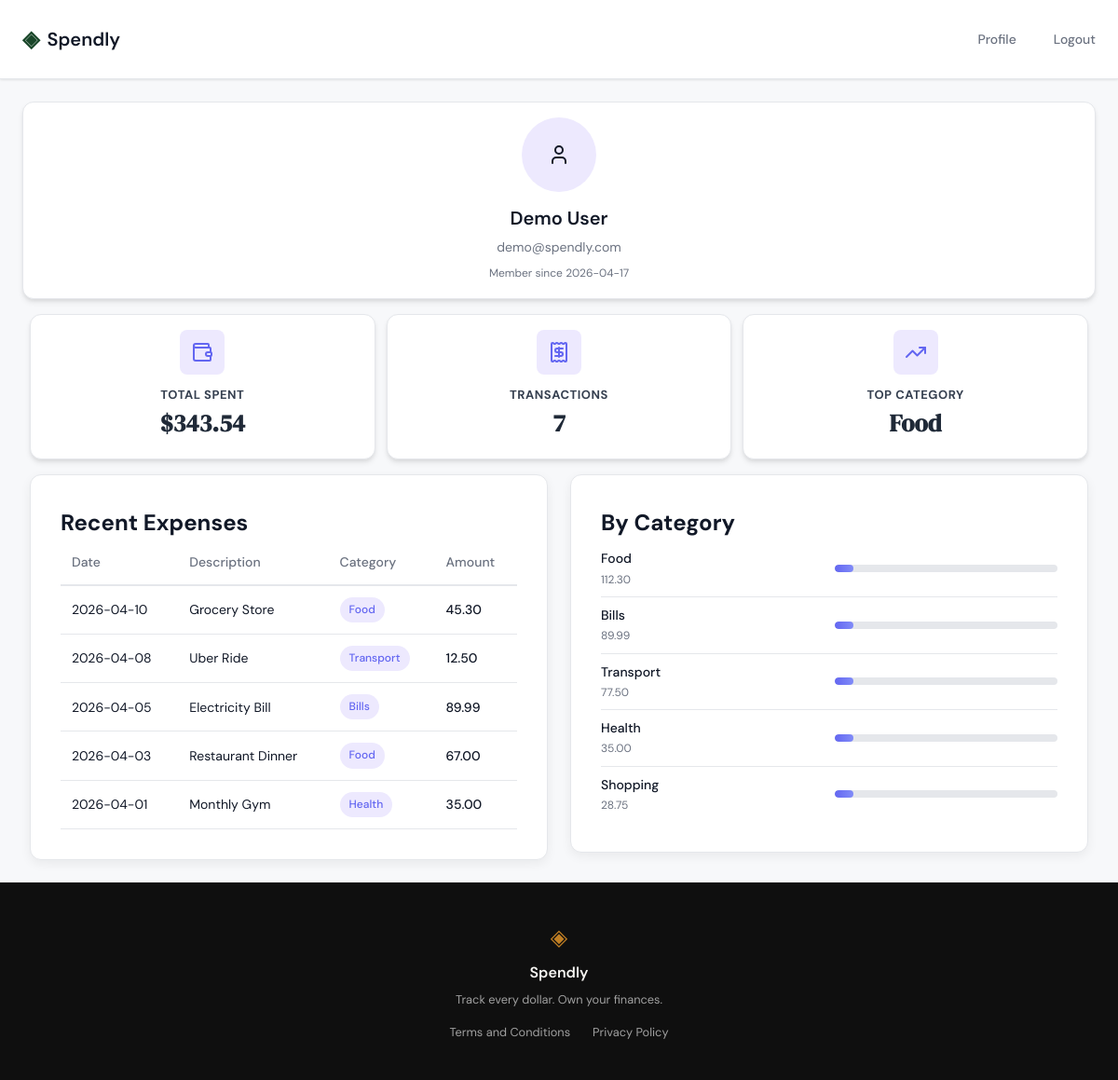
Screenshot of /profile (signed in) with the database file from the repository.
### tables this page shows
CREATE TABLE users (
            id INTEGER PRIMARY KEY AUTOINCREMENT,
            name TEXT NOT NULL,
            email TEXT UNIQUE NOT NULL,
            password_hash TEXT NOT NULL,
            created_at TEXT DEFAULT (datetime('now'))
        );

### app.py (the view)
@app.route("/profile")
def profile():
    if "user_id" not in session:
        flash("Please log in to access this page", "warning")
        return redirect(url_for("login"))
    conn = get_db()
    user = conn.execute(
        "SELECT name, email, created_at FROM users WHERE id = ?",
        (session["user_id"],)
    ).fetchone()
    conn.close()
    expenses = [
        {"date": "2026-04-10", "description": "Grocery Store", "category": "Food", "amount": 45.30},
        {"date": "2026-04-08", "description": "Uber Ride", "category": "Transport", "amount": 12.50},
        {"date": "2026-04-05", "description": "Electricity Bill", "category": "Bills", "amount": 89.99},
        {"date": "2026-04-03", "description": "Restaurant Dinner", "category": "Food", "amount": 67.00},
        {"date": "2026-04-01", "description": "Monthly Gym", "category": "Health", "amount": 35.00},
        {"date": "2026-03-28", "description": "Online Books", "category": "Shopping", "amount": 28.75},
        {"date": "2026-03-25", "description": "Bus Pass", "category": "Transport", "amount": 65.00}
    ]
    total_spent = sum(float(e["amount"]) for e in expenses)
    total_spent_formatted = f"{total_spent:.2f}"
    average = total_spent / len(expenses) if expenses else 0
    average_formatted = f"{average:.2f}"
    from collections import Counter
    category_totals = Counter()
    for e in expenses:
        category_totals[e["category"]] += float(e["amount"])
    if category_totals:
        top_category_entry = category_totals.most_common(1)[0]
        top_category_name = top_category_entry[0]
        top_category_amount = top_category_entry[1]
    else:
        top_category_name = "None"
        top_category_amount = 0
    top_category_formatted = f"{top_category_amount:.2f}"
    recent_expenses = expenses[:5]
    category_breakdown = []
    total_for_percent = total_spent if total_spent > 0 else 1
    for cat, amt in category_totals.most_common():
        category_breakdown.append({
            "name": cat,
            "amount": amt,
            "percentage": round((amt / total_for_percent) * 100, 1)
        })
    return render_template(
        "profile.html",
        user=user,
        expenses=expenses,
        recent_expenses=recent_expenses,
        total_spent=total_spent,
        total_spent_formatted=total_spent_formatted,
        average=round(average, 2),
        average_formatted=average_formatted,
        top_category_name=top_category_name,
        category_breakdown=category_breakdown
    )

### app.py (called while the page is built)
@app.template_filter('currency')
def currency_filter(value):
    try:
        amount = float(value)
        return f"{amount:,.2f}"
    except (ValueError, TypeError):
        return "0.00"

### database/db.py (called while the page is built)
def get_db():
    conn = sqlite3.connect(DB_PATH)
    conn.row_factory = sqlite3.Row
    conn.execute("PRAGMA foreign_keys = ON")
    return conn

### templates/profile.html (shortened to what this page needs)
{% extends "base.html" %}
{% block content %}
<div class="profile-container">
  <aside class="profile-sidebar">
    <div class="profile-avatar">
      <i data-lucide="user"></i>
    </div>
    <h2 class="profile-name">{{ user.name }}</h2>
    <p class="profile-email">{{ user.email }}</p>
    <p class="profile-member-since">Member since {{ user.created_at[:10] }}</p>
  </aside>
  <div class="summary-stats">
    <div class="stat-card">
      <div class="stat-icon">
        <i data-lucide="wallet"></i>
      </div>
      <div class="stat-content">
        <div class="stat-label">Total Spent</div>
        <div class="stat-value">${{ total_spent_formatted }}</div>
      </div>
    </div>
    <div class="stat-card">
      <div class="stat-icon">
        <i data-lucide="receipt"></i>
      </div>
      <div class="stat-content">
        <div class="stat-label">Transactions</div>
        <div class="stat-value">{{ expenses|length }}</div>
      </div>
    </div>
    <div class="stat-card">
      <div class="stat-icon">
        <i data-lucide="trending-up"></i>
      </div>
      <div class="stat-content">
        <div class="stat-label">Top Category</div>
        <div class="stat-value">{{ top_category_name }}</div>
      </div>
    </div>
  </div>
  <main class="profile-main">
    <div class="columns">
      <section class="column" id="recent-expenses">
        <div class="card expense-section">
          <div class="section-header">
            <h2 class="section-title">Recent Expenses</h2>
          </div>
          <div class="table-container">
            <table class="transaction-table">
              <thead>
                <tr>
                  <th>Date</th>
                  <th>Description</th>
                  <th>Category</th>
                  <th>Amount</th>
                </tr>
              </thead>
              <tbody>
                {% for expense in recent_expenses %}
                <tr>
                  <td>{{ expense.date }}</td>
                  <td>{{ expense.description }}</td>
                  <td><span class="badge badge-category">{{ expense.category }}</span></td>
                  <td class="amount-col">{{ expense.amount | currency }}</td>
                </tr>
                {% endfor %}
              </tbody>
            </table>
          </div>
        </div>
      </section>
      <section class="column" id="by-category">
        <div class="card expense-section">
          <div class="section-header">
            <h2 class="section-title">By Category</h2>
          </div>
          <div class="category-breakdown">
            {% for cat in category_breakdown %}
            <div class="category-row">
              <div class="category-info">
                <span class="category-label">{{ cat.name }}</span>
                <span class="category-amount">{{ cat.amount | currency }}</span>
              </div>
              <div class="progress-wrapper">
                <div class="progress-bar" style="--progress: {{ cat.percentage }};">
                  <span class="progress-fill"></span>
                </div>
              </div>
            </div>
            {% endfor %}
          </div>
        </div>
      </section>
    </div>
  </main>
</div>
{% endblock %}

### static/css/style.css (style rules this page uses)
:root { --ink: #0f0f0f; --ink-soft: #2d2d2d; --ink-muted: #6b6b6b; --ink-faint: #a0a0a0; --paper: #f7f6f3; --paper-warm: #f0ede6; --paper-card: #ffffff; --accent: #1a472a; --accent-light: #e8f0eb; --accent-2: #c17f24; --accent-2-light: #fdf3e3; --danger: #c0392b; --danger-light: #fdecea; --border: #e4e1da; --border-soft: #eeebe4; --font-display: 'DM Serif Display', Georgia, serif; --font-body: 'DM Sans', system-ui, sans-serif; --max-width: 1200px; --auth-width: 440px; --radius-sm: 6px; --radius-md: 12px; --radius-lg: 20px; }
*, *::before, *::after { box-sizing: border-box; margin: 0; padding: 0; }
html { font-size: 16px; scroll-behavior: smooth; }
body { background: var(--paper); color: var(--ink); font-family: var(--font-body); font-size: 1rem; line-height: 1.6; -webkit-font-smoothing: antialiased; }
.stat-card { background: var(--paper-card); border: 1px solid var(--border); border-radius: var(--radius-sm); padding: 1rem; display: flex; flex-direction: column; gap: 0.25rem; }
.stat-label { font-size: 0.7rem; font-weight: 500; color: var(--ink-muted); text-transform: uppercase; letter-spacing: 0.04em; }
.stat-value { font-family: var(--font-display); font-size: 1.25rem; color: var(--ink); }

### rows the page displays
users: name "Demo User", email "demo@spendly.com", created_at "2026-04-17"

### other values shown
{{ total_spent_formatted }} "343.54"
{{ expenses|length }} "7"
{{ top_category_name }} "Food"
{{ expense.date }} "2026-04-10" "2026-04-08" "2026-04-05" "2026-04-03" "2026-04-01"
{{ expense.description }} "Grocery Store" "Uber Ride" "Electricity Bill" "Restaurant Dinner" "Monthly Gym"
{{ expense.category }} "Food" "Transport" "Bills" "Food" "Health"
{{ expense.amount | currency }} "45.30" "12.50" "89.99" "67.00" "35.00"
{{ cat.name }} "Food" "Bills" "Transport" "Health" "Shopping"
{{ cat.amount | currency }} "112.30" "89.99" "77.50" "35.00" "28.75"
